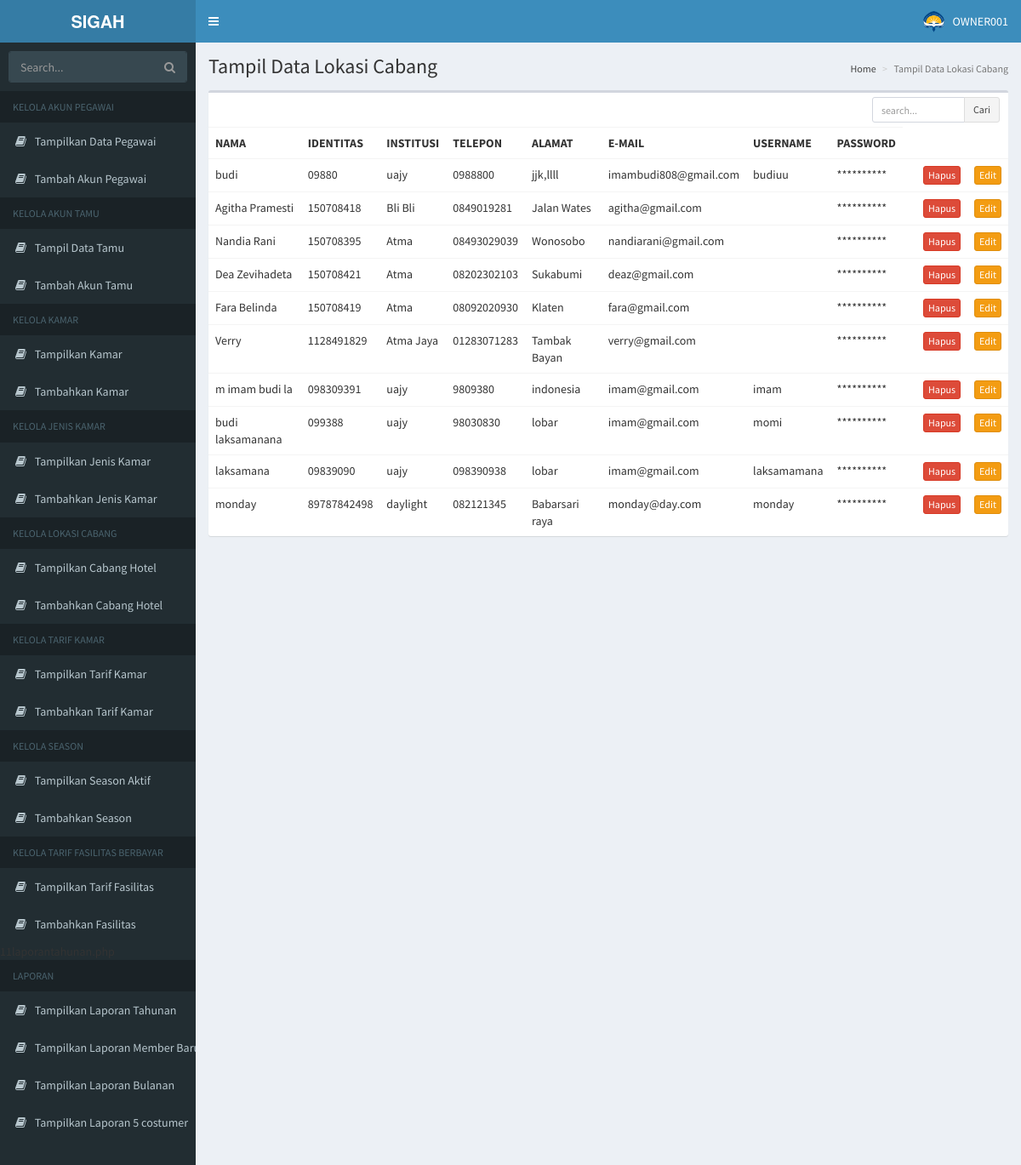
The page /8tampiltamu.php (signed in) on the database its author committed.
### tables this page shows
CREATE TABLE `pelanggan` (
  `ID_PELANGGAN` int(11) NOT NULL,
  `NAMA_PELANGGAN` varchar(50) DEFAULT NULL,
  `NO_IDENTITAS` varchar(20) DEFAULT NULL,
  `NAMA_INSTITUSI` varchar(30) DEFAULT NULL,
  `NO_TELEPON` varchar(12) DEFAULT NULL,
  `ALAMAT_PELANGGAN` varchar(200) DEFAULT NULL,
  `EMAIL_PELANGGAN` varchar(100) DEFAULT NULL,
  `STATUS_PELANGGAN` varchar(20) DEFAULT NULL,
  `USERNAME_PEL` varchar(20) DEFAULT NULL,
  `PASSWORD_PEL` varchar(20) DEFAULT NULL,
  `ID_DISPLAY_PICT` int(11) DEFAULT NULL,
  `TGL_RESERVASI_PERTAMA` date DEFAULT NULL
);

### 8tampiltamu.php (the view, shortened to what this page needs)
<?php
 include("connection.php");
  if (isset($_GET["submit"])) {
    $nama = htmlentities(strip_tags(trim($_GET["nama"])));
    $nama = mysqli_real_escape_string($link,$nama);
    $query  = "SELECT * FROM pelanggan WHERE nama_pelanggan LIKE '%$nama%' ";
    $pesan = "Hasil pencarian untuk nama <b>\"$nama\" </b>:";
  }
  else {
    $query = "SELECT * FROM pelanggan ORDER BY ID_PELANGGAN ASC";
  }
?>
<!DOCTYPE html>
<html>
<head>
  <link rel="stylesheet" href="asset/bower_components/bootstrap/dist/css/bootstrap.min.css">
  <link rel="stylesheet" href="asset/bower_components/font-awesome/css/font-awesome.min.css">
  <link rel="stylesheet" href="asset/bower_components/Ionicons/css/ionicons.min.css">
  <link rel="stylesheet" href="asset/dist/css/AdminLTE.min.css">
  <link rel="stylesheet" href="asset/dist/css/skins/_all-skins.min.css">
</head>
<body class="hold-transition skin-blue sidebar-mini">
<div class="wrapper">
    <?php
include("navbar1.php");
?>
  <div class="content-wrapper">
    <section class="content-header">
      <h1>
        Tampil Data Lokasi Cabang
      </h1>
      <ol class="breadcrumb">
        <li><a href="#">Home</a></li>
        <li class="active">Tampil Data Lokasi Cabang</li>
      </ol>
    </section>
    <section class="content">
    <div class="row">
        <div class="col-xs-12">
          <div class="box">
            <div class="box-header">
              <div class="box-tools">
                <form id="search" action="8tampiltamu.php" method="get" class="input-group input-group-sm" style="width: 150px;">
                  <input type="text" name="nama" id="nama" class="form-control pull-right" placeholder="search..." >
                  <div class="input-group-btn">
                  <input type="submit" name="submit" value="Cari" class="btn btn-default">
                  </div>
                </form>
              </div>
            </div>
            <div class="box-body table-responsive no-padding">
              <table class="table table-hover">
                <tr>
                <th>NAMA</th>
                <th>IDENTITAS</th>
                <th>INSTITUSI</th>
                <th>TELEPON</th>
                <th>ALAMAT</th>
                <th>E-MAIL</th>
                <th>USERNAME</th>
                <th>PASSWORD</th>
                </tr>
                <?php
                $result = mysqli_query($link, $query);
                while($data = mysqli_fetch_assoc($result))
                {
                  echo "<tr>";
                  echo "<td>$data[NAMA_PELANGGAN]</td>";
                  echo "<td>$data[NO_IDENTITAS]</td>";
                  echo "<td>$data[NAMA_INSTITUSI]</td>";
                  echo "<td>$data[NO_TELEPON]</td>";
                  echo "<td>$data[ALAMAT_PELANGGAN]</td>";
                  echo "<td>$data[EMAIL_PELANGGAN]</td>";
                  echo "<td>$data[USERNAME_PEL]</td>";
                  echo "<td>**********</td>";
                  echo "<td>";
                ?>
                    <td>
                    <form action="8tampiltamu.php" method="post" >
                    <input type="submit" name="submit" value="Hapus" class="btn btn-block btn-danger btn-xs">
                    </td>
                    <td>
                    <form action="8editdatatamu.php" method="post" >
                    <input type="submit" name="submit" value="Edit" class="btn btn-block btn-warning btn-xs">
                    </form>
                    </td>
                  <?php
                  echo "</td>";
                  echo "</tr>";
                }
                  ?>
              </table>
            </div>
          </div>
        </div>
      </div>
    </section>
  </div>
</body>
</html>

### rows shown on the page
pelanggan: NAMA_PELANGGAN "budi", NO_IDENTITAS "09880", NAMA_INSTITUSI "uajy", NO_TELEPON "0988800", ALAMAT_PELANGGAN "jjk,llll", EMAIL_PELANGGAN "imambudi808@gmail.com", USERNAME_PEL "budiuu"
pelanggan: NAMA_PELANGGAN "Agitha Pramesti", NO_IDENTITAS "150708418", NAMA_INSTITUSI "Bli Bli", NO_TELEPON "0849019281", ALAMAT_PELANGGAN "Jalan Wates", EMAIL_PELANGGAN "agitha@gmail.com"
pelanggan: NAMA_PELANGGAN "Nandia Rani", NO_IDENTITAS "150708395", NAMA_INSTITUSI "Atma", NO_TELEPON "08493029039", ALAMAT_PELANGGAN "Wonosobo", EMAIL_PELANGGAN "nandiarani@gmail.com"
pelanggan: NAMA_PELANGGAN "Dea Zevihadeta", NO_IDENTITAS "150708421", NAMA_INSTITUSI "Atma", NO_TELEPON "08202302103", ALAMAT_PELANGGAN "Sukabumi", EMAIL_PELANGGAN "deaz@gmail.com"
pelanggan: NAMA_PELANGGAN "Fara Belinda", NO_IDENTITAS "150708419", NAMA_INSTITUSI "Atma", NO_TELEPON "08092020930", ALAMAT_PELANGGAN "Klaten", EMAIL_PELANGGAN "fara@gmail.com"
pelanggan: NAMA_PELANGGAN "Verry", NO_IDENTITAS "1128491829", NAMA_INSTITUSI "Atma Jaya", NO_TELEPON "01283071283", ALAMAT_PELANGGAN "Tambak Bayan", EMAIL_PELANGGAN "verry@gmail.com"
pelanggan: NAMA_PELANGGAN "m imam budi la", NO_IDENTITAS "098309391", NAMA_INSTITUSI "uajy", NO_TELEPON "9809380", ALAMAT_PELANGGAN "indonesia", EMAIL_PELANGGAN "imam@gmail.com", USERNAME_PEL "imam"
pelanggan: NAMA_PELANGGAN "budi laksamanana", NO_IDENTITAS "099388", NAMA_INSTITUSI "uajy", NO_TELEPON "98030830", ALAMAT_PELANGGAN "lobar", EMAIL_PELANGGAN "imam@gmail.com", USERNAME_PEL "momi"
pelanggan: NAMA_PELANGGAN "laksamana", NO_IDENTITAS "09839090", NAMA_INSTITUSI "uajy", NO_TELEPON "098390938", ALAMAT_PELANGGAN "lobar", EMAIL_PELANGGAN "imam@gmail.com", USERNAME_PEL "laksamamana"
pelanggan: NAMA_PELANGGAN "monday", NO_IDENTITAS "89787842498", NAMA_INSTITUSI "daylight", NO_TELEPON "082121345", ALAMAT_PELANGGAN "Babarsari raya", EMAIL_PELANGGAN "monday@day.com", USERNAME_PEL "monday"

### other values the page prints
$pengunjung "OWNER001"
